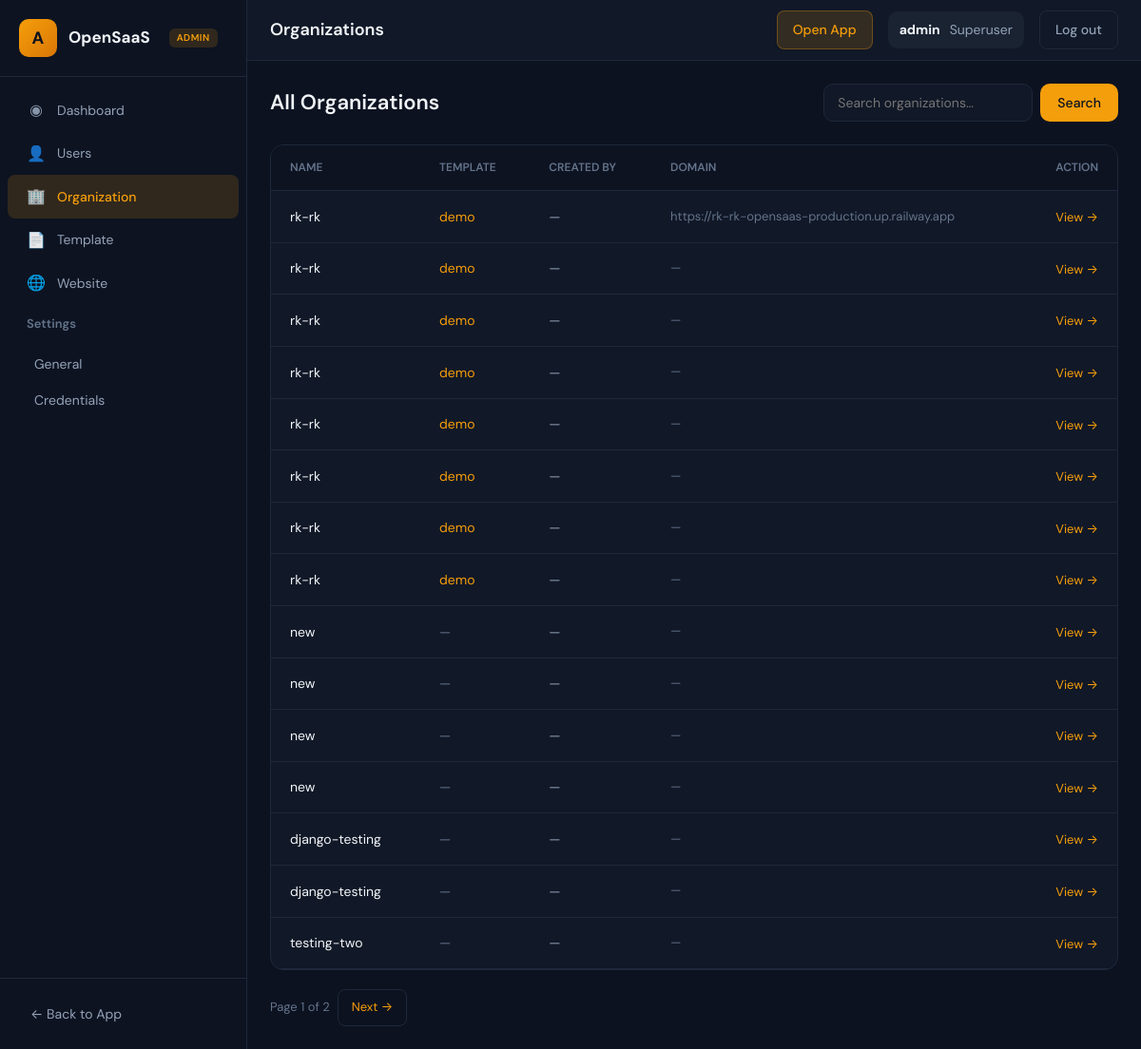
Before: /admin_app/organizations/ (signed in) with the older database file.
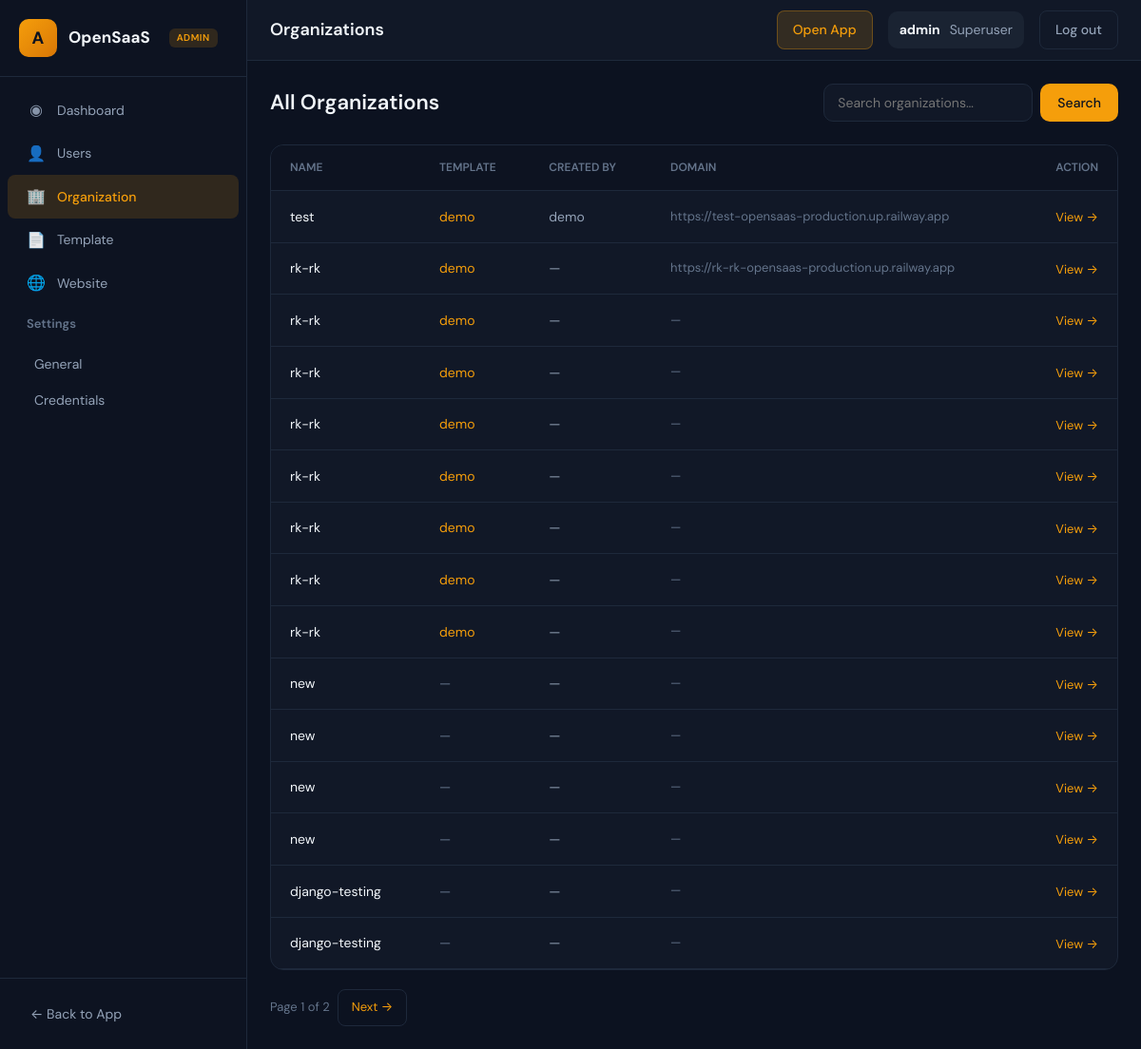
After: the same page with the newer database file.
### organization/models.py (models this page shows, shortened)
class Organization(models.Model):
    name = models.CharField(max_length=100)
    deployment_template_id = models.ForeignKey(DeploymentTemplate, on_delete=models.SET_NULL, null=True, blank=True)
    default_domain = models.CharField(max_length=100, null=True, blank=True)
    project_id = models.ForeignKey(Project, on_delete=models.CASCADE, null=True, blank=True)
    created_by = models.ForeignKey(
        settings.AUTH_USER_MODEL,
        on_delete=models.SET_NULL,
        null=True,
        blank=True,
        related_name='created_organizations',
    )

### admin_app/models.py (models this page shows, shortened)
class DeploymentTemplate(models.Model):
    name = models.CharField(max_length=255)
    description = models.TextField()
    created_at = models.DateTimeField(auto_now_add=True)
    updated_at = models.DateTimeField(auto_now=True)
    published = models.BooleanField(default=False)
    project_id = models.ForeignKey(Project, on_delete=models.CASCADE, null=True, blank=True)
    default_domain = models.CharField(max_length=100, null=True, blank=True)
    workflow_id = models.CharField(max_length=100, null=True, blank=True)

### admin_app/views.py (the view)
# urls.py: path('organizations/', views.AdminOrganizationListView.as_view(), name='admin_organization_list'),
class AdminOrganizationListView(SuperuserRequiredMixin, LoginRequiredMixin, TemplateView):
    template_name = 'admin/organization_list.html'
    def get(self, request, *args, **kwargs):
        qs = Organization.objects.select_related(
            'deployment_template_id', 'created_by', 'project_id'
        ).order_by('-id')
        search = request.GET.get('search', '')
        if search:
            qs = qs.filter(name__icontains=search)
        paginator = Paginator(qs, 15)
        page_obj = paginator.get_page(request.GET.get('page'))
        return render(request, self.template_name, {'page_obj': page_obj, 'search': search})

### admin_app/views.py (called while the page is built)
    def test_func(self):
        return self.request.user.is_authenticated and self.request.user.is_superuser

### templates/admin/organization_list.html (shortened to what the changed rows need)
{% extends "admin_app/base.html" %}
{% load static %}
{% block content %}
<div class="admin-page-header" style="display: flex; flex-wrap: wrap; align-items: center; justify-content: space-between; gap: 16px; margin-bottom: 24px;">
    <h1 style="font-size: 22px; font-weight: 600; color: var(--admin-text);">All Organizations</h1>
</div>
<div class="admin-table-wrap" style="background: var(--admin-surface); border: 1px solid var(--admin-border); border-radius: 14px; overflow: hidden;">
    <table style="width: 100%; border-collapse: collapse;">
        <thead>
            <tr style="background: var(--admin-sidebar); border-bottom: 1px solid var(--admin-border);">
                <th style="text-align: left; padding: 14px 20px; font-size: 12px; font-weight: 600; color: var(--admin-text-muted); text-transform: uppercase;">Name</th>
                <th style="text-align: left; padding: 14px 20px; font-size: 12px; font-weight: 600; color: var(--admin-text-muted); text-transform: uppercase;">Template</th>
                <th style="text-align: left; padding: 14px 20px; font-size: 12px; font-weight: 600; color: var(--admin-text-muted); text-transform: uppercase;">Created by</th>
                <th style="text-align: left; padding: 14px 20px; font-size: 12px; font-weight: 600; color: var(--admin-text-muted); text-transform: uppercase;">Domain</th>
                <th style="text-align: right; padding: 14px 20px; font-size: 12px; font-weight: 600; color: var(--admin-text-muted); text-transform: uppercase;">Action</th>
            </tr>
        </thead>
        <tbody>
            {% for org in page_obj %}
            <tr style="border-bottom: 1px solid var(--admin-border);">
                <td style="padding: 14px 20px; font-size: 14px; color: var(--admin-text);">{{ org.name }}</td>
                <td style="padding: 14px 20px; font-size: 14px;">
                    {% if org.deployment_template_id %}
                    <a href="{% url 'admin_template_detail' org.deployment_template_id.pk %}" style="color: var(--admin-accent); text-decoration: none;">{{ org.deployment_template_id.name }}</a>
                    {% else %}
                    <span style="color: var(--admin-text-muted);">—</span>
                    {% endif %}
                </td>
                <td style="padding: 14px 20px; font-size: 14px; color: var(--admin-text-secondary);">
                    {% if org.created_by %}
                    <a href="{% url 'admin_user_detail' org.created_by_id %}" style="color: var(--admin-text-secondary); text-decoration: none;">{{ org.created_by.username }}</a>
                    {% else %}—{% endif %}
                </td>
                <td style="padding: 14px 20px; font-size: 13px; color: var(--admin-text-muted);">{{ org.default_domain|default:"—" }}</td>
                <td style="padding: 14px 20px; text-align: right;">
                    <a href="{% url 'admin_organization_detail' org.pk %}" style="font-size: 13px; color: var(--admin-accent); text-decoration: none;">View →</a>
                </td>
            </tr>
            {% empty %}
            <tr>
                <td colspan="5" style="padding: 32px 20px; text-align: center; color: var(--admin-text-muted);">No organizations found.</td>
            </tr>
            {% endfor %}
        </tbody>
    </table>
</div>
{% endblock %}

Changed rows visible on the page:
no longer on this page (row unchanged): Organization: name "testing-two", default_domain "—"
added Organization: name "test", deployment_template_id.name "demo", created_by.username "demo", default_domain "https://test-opensaas-production.up.railway.app"
